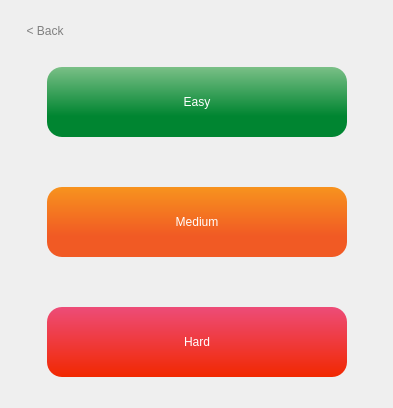
      <widget class="QWidget" name="DifficultyPage">
       <layout class="QVBoxLayout" name="verticalLayout_8">
        <item>
         <layout class="QHBoxLayout" name="horizontalLayout_5">
          <property name="leftMargin">
           <number>15</number>
          </property>
          <property name="topMargin">
           <number>10</number>
          </property>
          <item>
           <widget class="QPushButton" name="back">
            <property name="styleSheet">
             <string notr="true">QPushButton
{
	color: grey;
	font: 300 15pt &quot;Montserrat&quot;;
	Background: rgba(0, 0, 0, 0);
	border: none;
}

QPushButton:hover
{
	font: 300 15pt &quot;Montserrat&quot;;
	color: rgb(90, 90, 90);
	Background: rgba(0, 0, 0, 0);
	border: none;
}

QPushButton:pressed
{
	font: 300 15pt &quot;Montserrat&quot;;
	color: rgb(36, 36, 36);
	Background: rgba(0, 0, 0, 0);
	border: none;
}</string>
            </property>
            <property name="text">
             <string>&lt; Back</string>
            </property>
           </widget>
          </item>
          <item>
           <spacer name="horizontalSpacer_2">
            <property name="orientation">
             <enum>Qt::Orientation::Horizontal</enum>
            </property>
            <property name="sizeHint" stdset="0">
             <size>
              <width>318</width>
              <height>20</height>
             </size>
            </property>
           </spacer>
          </item>
         </layout>
        </item>
        <item>
         <layout class="QGridLayout" name="gridLayout_5">
          <item row="0" column="1">
           <spacer name="verticalSpacer">
            <property name="orientation">
             <enum>Qt::Orientation::Vertical</enum>
            </property>
            <property name="sizeType">
             <enum>QSizePolicy::Policy::MinimumExpanding</enum>
            </property>
            <property name="sizeHint" stdset="0">
             <size>
              <width>20</width>
              <height>20</height>
             </size>
            </property>
           </spacer>
          </item>
          <item row="1" column="0">
           <spacer name="horizontalSpacer">
            <property name="orientation">
             <enum>Qt::Orientation::Horizontal</enum>
            </property>
            <property name="sizeType">
             <enum>QSizePolicy::Policy::MinimumExpanding</enum>
            </property>
            <property name="sizeHint" stdset="0">
             <size>
              <width>20</width>
              <height>20</height>
             </size>
            </property>
           </spacer>
          </item>
          <item row="1" column="1">
           <layout class="QGridLayout" name="gridLayout_2">
            <property name="verticalSpacing">
             <number>50</number>
            </property>
            <item row="2" column="0">
             <widget class="QPushButton" name="hard">
              <property name="minimumSize">
               <size>
                <width>300</width>
                <height>70</height>
               </size>
              </property>
              <property name="styleSheet">
               <string notr="true">QPushButton
{
	border-radius:10px;
	color: white;
	font: 700 25pt &quot;Montserrat&quot;;
	border-radius:15px;
	background-color: qlineargradient(spread:pad, x1:0.5, y1:0, x2:0.5, y2:1, stop:0 rgba(237, 76, 120, 255), stop:1 rgba(241, 40, 0, 255));
	min-height: 70px;
}

QPushButton:hover
{
	border-radius:10px;
	color: white;
	font: 700 25pt &quot;Montserrat&quot;;
	border-radius:15px;
	background-color:rgba(237, 76, 120, 255);
	min-height: 70px;
}

QPushButton:pressed
{
	border-radius:10px;
	color: white;
	font: 700 25pt &quot;Montserrat&quot;;
	border-radius:15px;
	background-color: rgba(241, 40, 0, 255);
	min-height: 70px;
}

</string>
              </property>
              <property name="text">
               <string>Hard</string>
              </property>
             </widget>
            </item>
            <item row="0" column="0">
             <widget class="QPushButton" name="easy">
              <property name="minimumSize">
               <size>
                <width>300</width>
                <height>70</height>
               </size>
              </property>
              <property name="styleSheet">
               <string notr="true">QPushButton
{
	border-radius:10px;
	color: white;
	font: 700 25pt &quot;Montserrat&quot;;
	border-radius:15px;
	
	background-color: qlineargradient(spread:pad, x1:0.5, y1:0, x2:0.5, y2:0.7, stop:0.00558659 rgba(121, 191, 134, 255), stop:1 rgba(0, 133, 49, 255));

	min-height: 70px;
}

QPushButton:hover
{
	border-radius:10px;
	color: white;
	font: 700 25pt &quot;Montserrat&quot;;
	border-radius:15px;
	background-color: rgba(121, 191, 134, 255);
	min-height: 70px;
}

QPushButton:pressed
{
	border-radius:10px;
	color: white;
	font: 700 25pt &quot;Montserrat&quot;;
	border-radius:15px;
	background-color: rgba(0, 133, 49, 255);
	min-height: 70px;
}

</string>
              </property>
              <property name="text">
               <string>Easy</string>
              </property>
             </widget>
            </item>
            <item row="1" column="0">
             <widget class="QPushButton" name="medium">
              <property name="minimumSize">
               <size>
                <width>300</width>
                <height>70</height>
               </size>
              </property>
              <property name="styleSheet">
               <string notr="true">QPushButton
{
	border-radius:10px;
	color: white;
	font: 700 25pt &quot;Montserrat&quot;;
	border-radius:15px;
	
	background-color: qlineargradient(spread:pad, x1:0.5, y1:0, x2:0.5, y2:0.7, stop:0 rgba(247, 147, 30, 255), stop:1 rgba(241, 90, 36, 255));
	min-height: 70px;
}

QPushButton:hover
{
	border-radius:10px;
	color: white;
	font: 700 25pt &quot;Montserrat&quot;;
	border-radius:15px;
	background-color: rgba(247, 147, 30, 255);
	min-height: 70px;
}

QPushButton:pressed
{
	border-radius:10px;
	color: white;
	font: 700 25pt &quot;Montserrat&quot;;
	border-radius:15px;
	background-color: rgba(241, 90, 36, 255);
	min-height: 70px;
}

</string>
              </property>
              <property name="text">
               <string>Medium</string>
              </property>
             </widget>
            </item>
           </layout>
          </item>
          <item row="1" column="2">
           <spacer name="horizontalSpacer_3">
            <property name="orientation">
             <enum>Qt::Orientation::Horizontal</enum>
            </property>
            <property name="sizeType">
             <enum>QSizePolicy::Policy::MinimumExpanding</enum>
            </property>
            <property name="sizeHint" stdset="0">
             <size>
              <width>20</width>
              <height>20</height>
             </size>
            </property>
           </spacer>
          </item>
          <item row="2" column="1">
           <spacer name="verticalSpacer_2">
            <property name="orientation">
             <enum>Qt::Orientation::Vertical</enum>
            </property>
            <property name="sizeType">
             <enum>QSizePolicy::Policy::MinimumExpanding</enum>
            </property>
            <property name="sizeHint" stdset="0">
             <size>
              <width>20</width>
              <height>20</height>
             </size>
            </property>
           </spacer>
          </item>
         </layout>
        </item>
       </layout>
      </widget>
